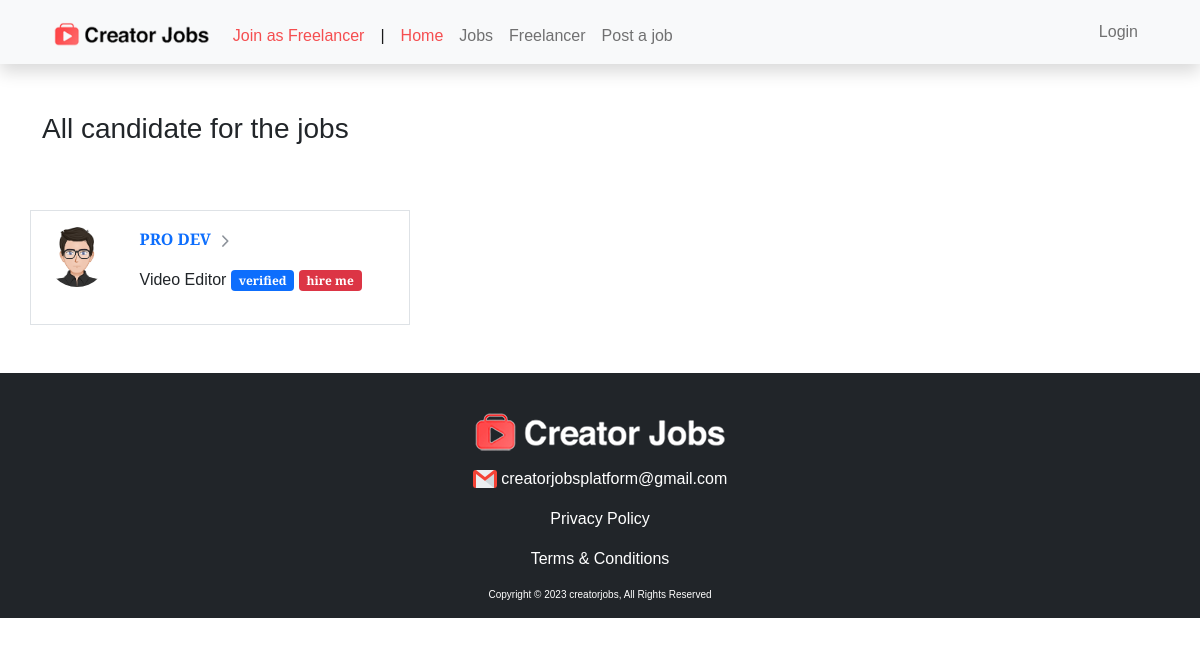
Screenshot of /see-all-candidate.php?id=32 with the database file from the repository.
### tables this page shows
CREATE TABLE `candidate` (
  `id` int(255) NOT NULL,
  `user_id` varchar(255) NOT NULL,
  `job_id` varchar(255) NOT NULL,
  `job_name` varchar(255) NOT NULL,
  `price` varchar(255) NOT NULL,
  `aboutthejob` mediumtext NOT NULL,
  `worksample` varchar(1000) NOT NULL,
  `date` varchar(255) NOT NULL,
  `experince` varchar(255) NOT NULL,
  `country` varchar(255) NOT NULL,
  `email` varchar(255) NOT NULL,
  `name` varchar(255) NOT NULL,
  `platform` varchar(255) NOT NULL,
  `avatar` varchar(255) NOT NULL
);

### see-all-candidate.php (the view)
<?php include_once("header.php");?>
<div class="container mt-5">
    <h3>All candidate for the jobs</h3>
</div>
<div class="container mt-5">
    <div class="row">
<?php
if(isset($_REQUEST["id"])){
    $ids=$_REQUEST["id"];
}
include_once("config.php");
$selectjobs= "SELECT * FROM `candidate` WHERE `job_id`='$ids' ";
$runjobs = mysqli_query($conn,$selectjobs);
if ($runjobs == true) {
while ($alldata = mysqli_fetch_array($runjobs )) {
   $talent_id= $alldata["id"];
   $talentname= $alldata["name"];
   $talentavatar= $alldata["avatar"];
   $talentexperince= $alldata["experince"];
?>
        <div class="col-md-4 border p-3 mt-3">
            <div class="row ">
               <div class="col-3">
                    <img src="img/<?php echo $talentavatar;?>" class="rounded-circle" width="60px" height="60px">
                </div>
                <div class="col">
                <a href="view-candidate?id=<?php echo $talent_id;?>" class="text-decoration-none">  <p><b><?php echo $talentname;?></b> <img src="img/arrow.png" width="20px"></p></a>
                    <p><?php echo $talentexperince;?> <span class="badge bg-primary">verified</span> <span class="badge bg-danger">hire me</span></p>
                </div>
            </div>
        </div>
<?php
}}
?>
    </div>
</div>
<?php include_once("footer.php");?>

### css/style.css (style rules this page uses)
* { margin: 0; padding: 0; box-sizing: border-box; font-family: 'Merriweather Sans', sans-serif; }

### rows the page displays
candidate: avatar (placeholder picture), name "PRO DEV", experince "Video Editor"
